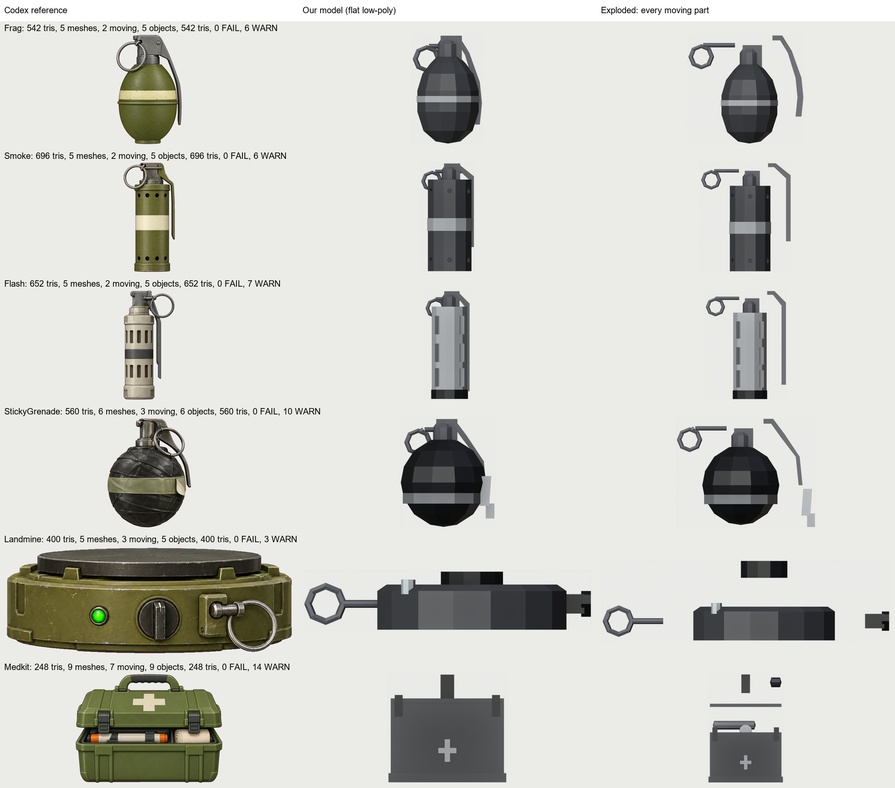
#> input picture notes/gadgets_sheet.jpg, 895 x 788 px, shrunk from 2100 x 1850 before the run
$ python -i wh2_lum.py   (imports and definitions only)
#> lines starting #> are read from the running program, lines starting #| are printed output that depends on the picture
"""Warehouse 2 light numbers per capture: luminance (PIL 'L', 0-255) p5 / p50 / p95 over the frame (top 6 % bar skipped),
the near-black share (pixels with luminance <= 12, i.e. under 5 % of full scale) and the median of a centre box (the cover
face a spawn camera looks at). Usage: python tools/wh2_lum.py <dir> [--json out.json] [--glob 'new_*.png']"""
import glob, json, os, sys
from PIL import Image

NEAR_BLACK = 12


def lum(path):
#> called with path = '../notes/gadgets_sheet.jpg'
    im = Image.open(path).convert("L")
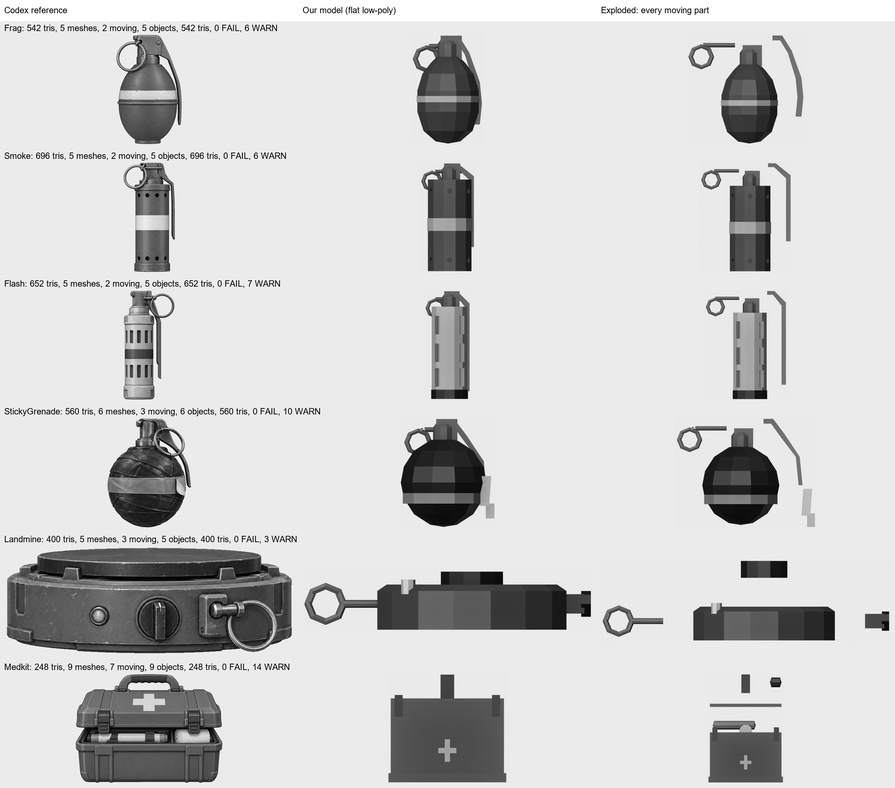
#> im: PIL image 895x788 L; min 0, max 255, mean 205.8
    w, h = im.size
#> w = 895; h = 788
    im = im.crop((0, int(h * 0.06), w, h))
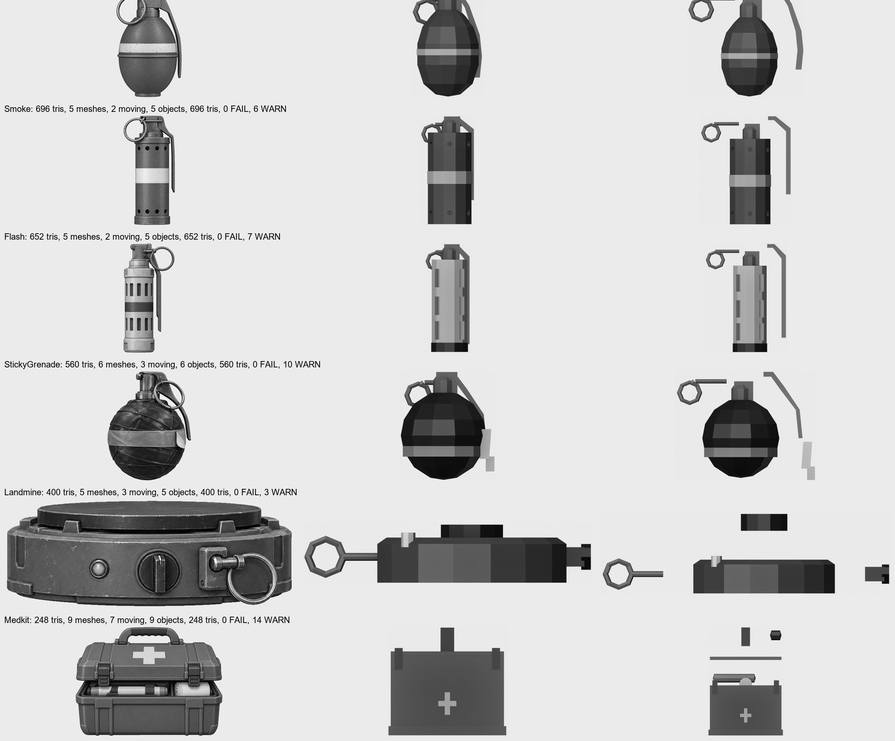
#> im: PIL image 895x741 L; min 0, max 255, mean 204
    px = sorted(im.tobytes())
#> px = 663195 items
    n = len(px)
#> n = 663195
    dark = sum(1 for v in px if v <= NEAR_BLACK) / n
#> dark = 0.0025
    c = sorted(im.crop((int(w * 0.4), int(h * 0.35), int(w * 0.6), int(h * 0.6))).tobytes())
#> c = 35263 items
    return {"p5": px[int(n * 0.05)], "p50": px[n // 2], "p95": px[int(n * 0.95)], "dark": round(dark * 100, 1), "centre": c[len(c) // 2]}


# [11 lines not run here, left out]

>>> result = lum('../notes/gadgets_sheet.jpg')
#> result = {'p5': 56, 'p50': 235, 'p95': 235, 'dark': 0.3, 'centre': 235}
